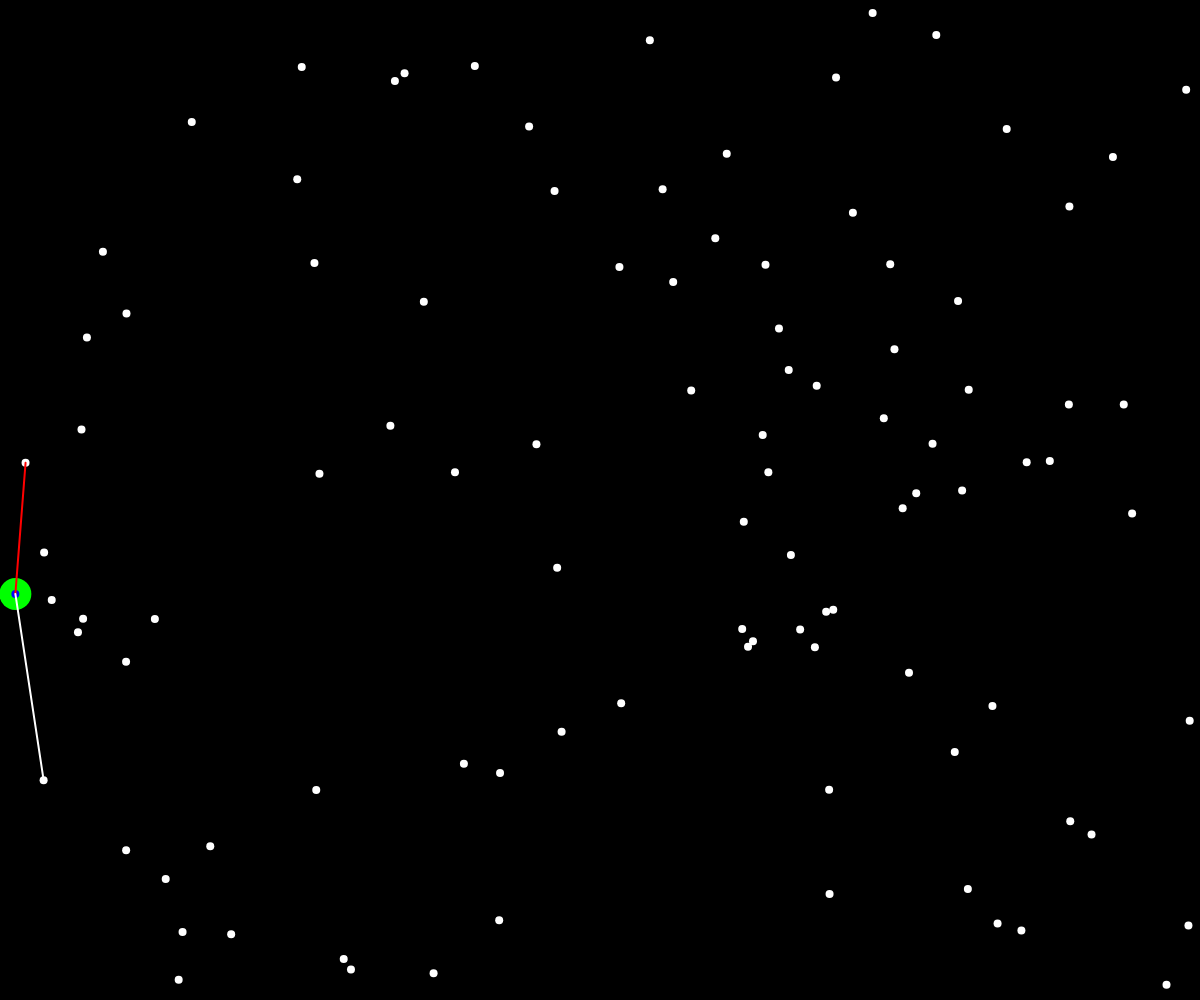
Frame 1 (no input)
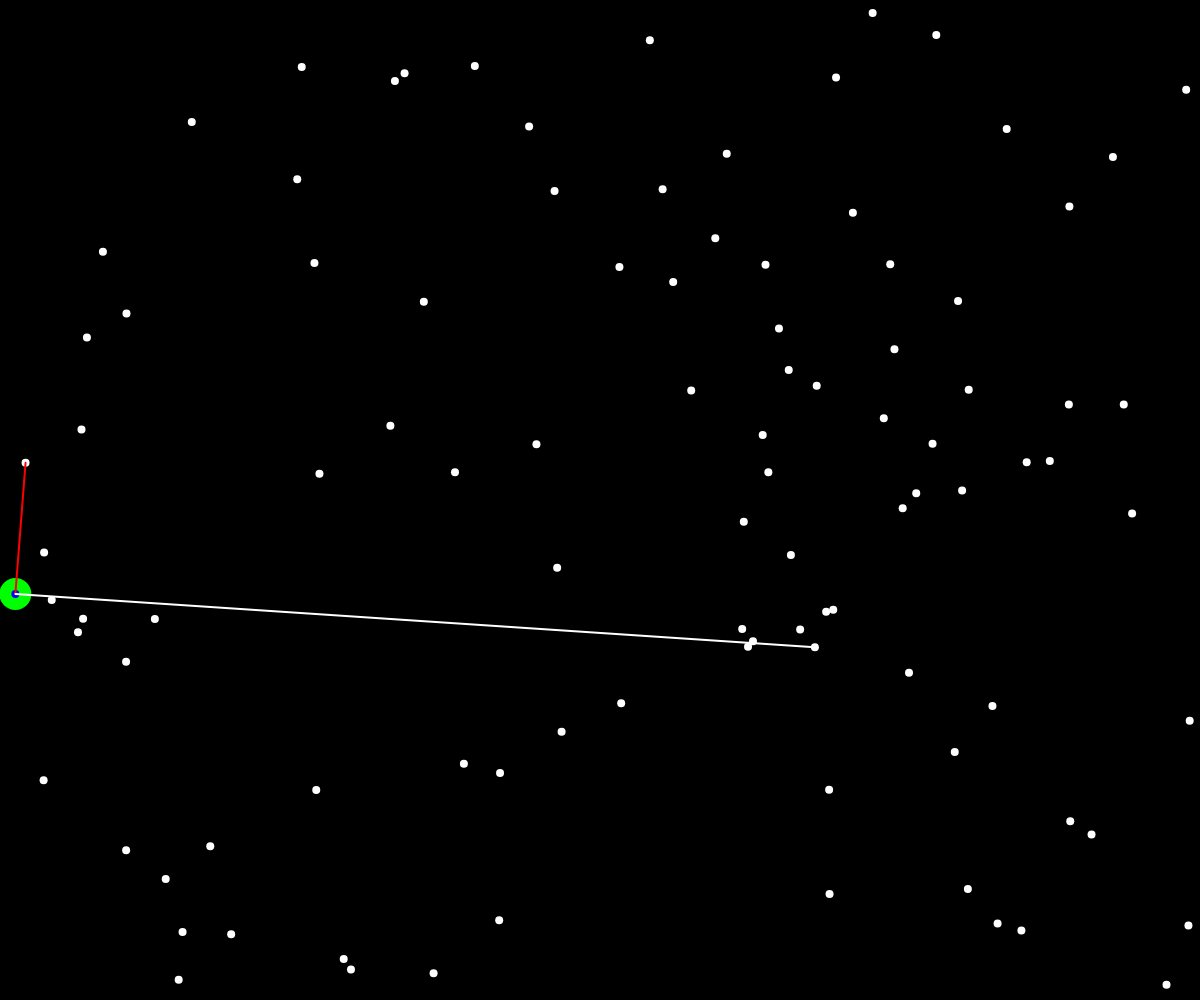
Frame 60 (no input)
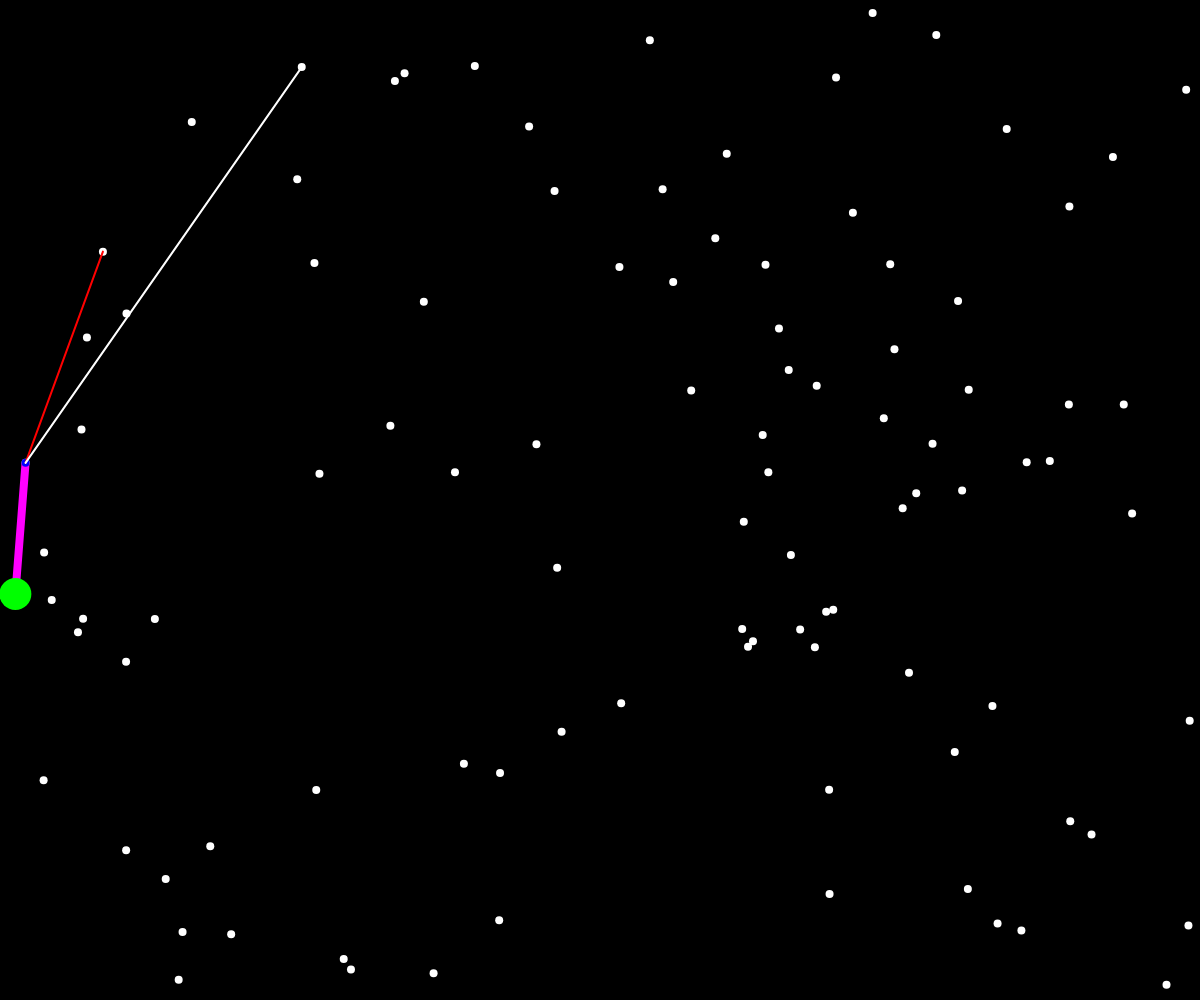
Frame 120 (the mouse pressed at the canvas centre since frame 60)

The p5.js sketch that drew these frames (run headless with seeded random() and noise() and a simulated clock; from frame 60 on, the mouse is pressed at the canvas centre):

// p5.js sketch
// ── sketch.js
let left;

const points = [];
const hull = [];

let leftMost;
let currentVertex;
let index = 0;
let nextIndex = -1;
let nextVertex;

function setup() {
	createCanvas(windowWidth, windowHeight);
	let buffer = 10;
	for (let i = 0; i < 100; i++) {
		points.push(
			createVector(
				random(buffer, width - buffer), 
				random(buffer, height - buffer)
			)
		);
	}

	points.sort((a, b) => a.x - b.x);
	leftMost = points[0];
	currentVertex = leftMost;
	hull.push(currentVertex);
	nextVertex = points[1];
	index = 2;
}

function draw() {
	
	// Draw all points
	background(0);
	stroke(255);
	strokeWeight(8);
	for (let p of points) {
		point(p.x, p.y);
	}

	// Draw the hull
	stroke(255,0,255);
	fill(255,0,255,50);
	beginShape();
		for (let p of hull) {
			vertex(p.x, p.y);
		}
	endShape(CLOSE);

	// Draw left most
	stroke(0, 255, 0);
	strokeWeight(32);
	point(leftMost.x, leftMost.y);

	// Draw next vertex
	stroke(0, 0, 255);
	strokeWeight(8);
	point(currentVertex.x, currentVertex.y);

	// Draw current vertex
	stroke(255, 0, 0);
	strokeWeight(2);
	line(currentVertex.x, currentVertex.y, nextVertex.x, nextVertex.y);

	let checking = points[index];
	stroke(255);
	line(currentVertex.x, currentVertex.y, checking.x, checking.y);

	// Cross Product
	const a = p5.Vector.sub(nextVertex, currentVertex);
	const b = p5.Vector.sub(checking, currentVertex);
	const cross = a.cross(b);

	if (cross.z < 0) {
		nextVertex = checking;
		nextIndex = index;
	}
	index++;

	if(index == points.length) {
		if(nextVertex == leftMost) {
			console.log("done");
			noLoop(0);
		}
		else {
			hull.push(nextVertex);
			currentVertex = nextVertex;
			index = 0;
			nextVertex = leftMost;
		}
	}
}
